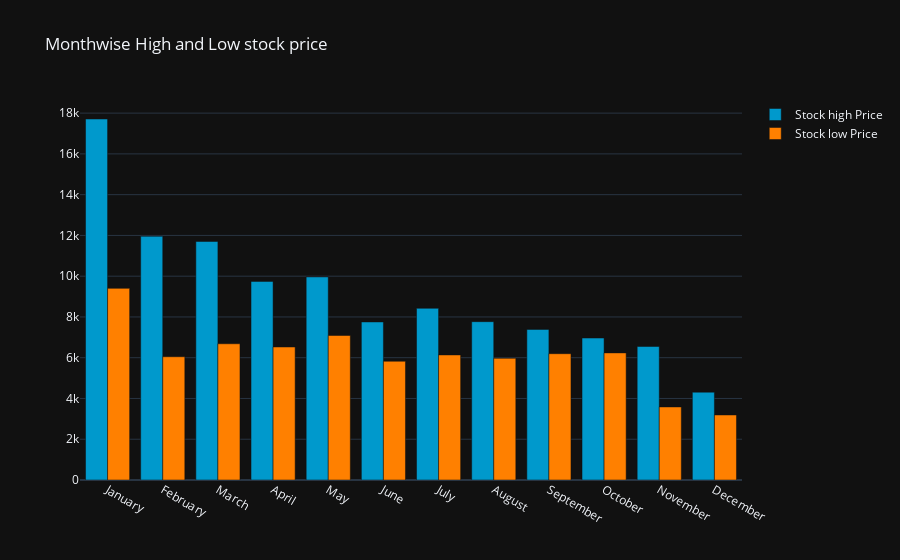

The code cell stored with this chart in its notebook:
### Code cell
y_2018.groupby(y_2018['Date'].dt.strftime('%B'))['Low'].min()
monthvise_high = y_2018.groupby(maindf['Date'].dt.strftime('%B'))['High'].max()
monthvise_high = monthvise_high.reindex(new_order, axis=0)

monthvise_low = y_2018.groupby(y_2018['Date'].dt.strftime('%B'))['Low'].min()
monthvise_low = monthvise_low.reindex(new_order, axis=0)

fig = go.Figure()
fig.add_trace(go.Bar(
    x=monthvise_high.index,
    y=monthvise_high,
    name='Stock high Price',
    marker_color='rgb(0, 153, 204)'
))
fig.add_trace(go.Bar(
    x=monthvise_low.index,
    y=monthvise_low,
    name='Stock low Price',
    marker_color='rgb(255, 128, 0)'
))

fig.update_layout(barmode='group', 
                  title=' Monthwise High and Low stock price')
fig.show()

### Figure 1 — Plotly figure (JSON) as saved in the notebook; plotly's stock layout.template omitted (floating-point values rounded to 4 significant figures)
{"data": [{"marker": {"color": "rgb(0, 153, 204)"}, "name": "Stock high Price", "x": ["January", "February", "March", "April", "May", "June", "July", "August", "September", "October", "November", "December"], "y": [17710.0, 11960.0, 11700.0, 9745.0, 9964.0, 7755.0, 8424.0, 7769.0, 7388.0, 6965.0, 6552.0, 4309.0], "type": "bar"}, {"marker": {"color": "rgb(255, 128, 0)"}, "name": "Stock low Price", "x": ["January", "February", "March", "April", "May", "June", "July", "August", "September", "October", "November", "December"], "y": [9402.0, 6048.0, 6684.0, 6527.0, 7091.0, 5826.0, 6136.0, 5971.0, 6198.0, 6236.0, 3585.0, 3191.0], "type": "bar"}], "layout": {"barmode": "group", "title": {"text": " Monthwise High and Low stock price"}}}
